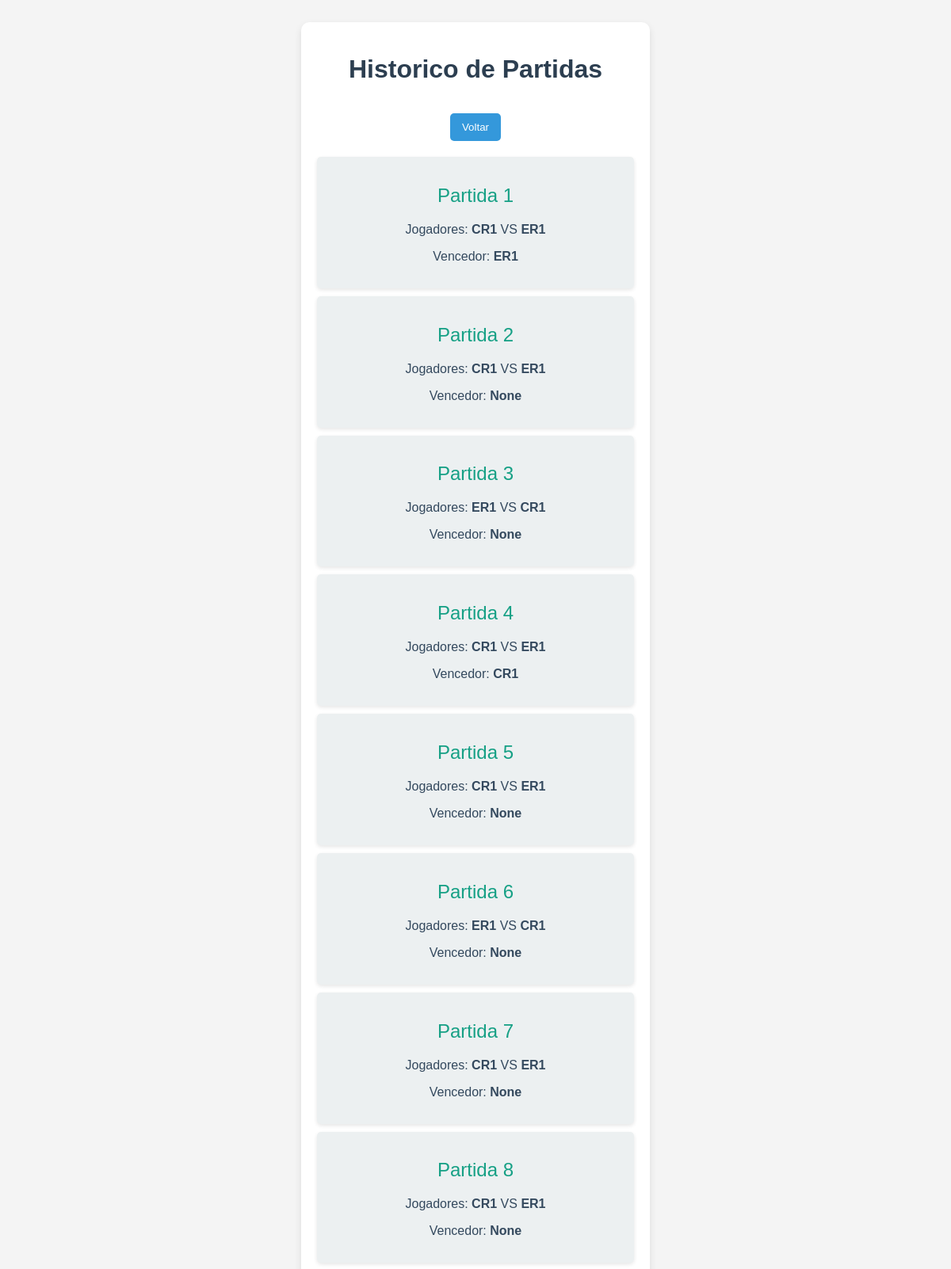
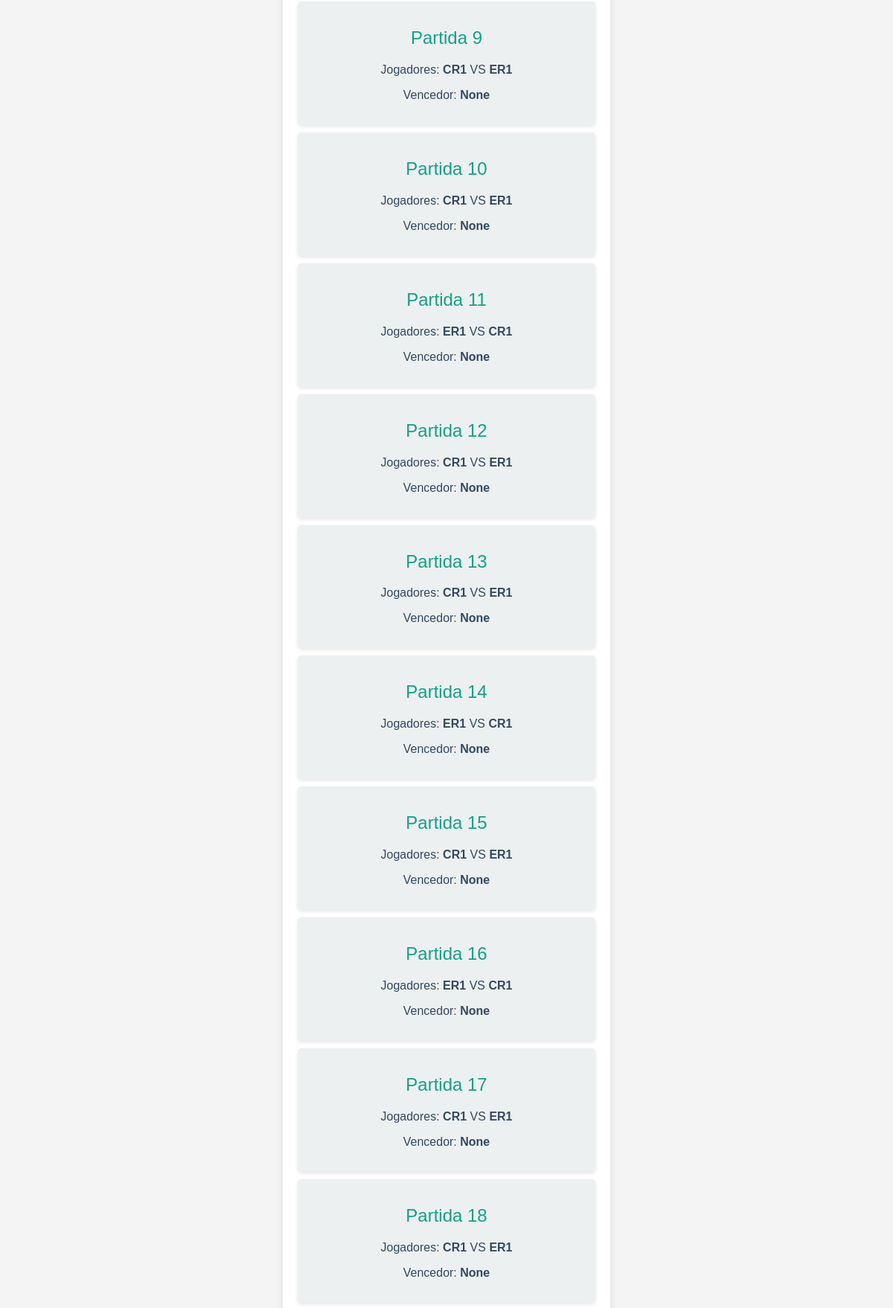
The page /history/ (upper part) on the database its author committed (2 pictures, top to bottom).
### cardgame/models.py (models this page shows)
class Partida(models.Model):
    jogador1 = models.ForeignKey(
        Jogador, on_delete=models.CASCADE, related_name='partidas_como_jogador1'
    )
    jogador2 = models.ForeignKey(
        Jogador, on_delete=models.CASCADE, related_name='partidas_como_jogador2'
    )
    PARTIDA_STATUS= [
        ('em andamento', 'Em andamento'),
        ('finalizada', 'Finalizada')
    ]
    vencedor = models.ForeignKey(
        Jogador, on_delete=models.CASCADE, null=True, blank=True, related_name='partidas_vencidas')
    status = models.CharField(max_length=20, choices=PARTIDA_STATUS, default='em andamento')

class Jogador(AbstractUser):
    vitorias = models.SmallIntegerField(default=0)

### history/views.py (the view)
# urls.py: path("", views.index, name="index"),
def index(request):
    partidas = Partida.objects.all()
    context = {"partidas": partidas}
    return render(request, "history/index.html", context)

### history/templates/history/index.html (shortened to what this page needs)
<div class="container">
    <h1 class="title">Historico de Partidas</h1>
    <button class="back-btn" onclick="window.history.back()">Voltar</button>
    <div class="auth-box">
        {% for partida in partidas %}
            <div class="partida-card">
                <h2 class="auth-title">Partida {{ forloop.counter }}</h2>
                <p class="partida-info">Jogadores: <strong>{{ partida.jogador1 }}</strong> VS <strong>{{ partida.jogador2 }}</strong></p>
                <p class="partida-info">Vencedor: <strong>{{ partida.vencedor }}</strong></p>
            </div>
        {% empty %}
            <p class="error-message">Nenhuma partida disponível</p>
        {% endfor %}
    </div>
</div>

### history/templates/history/index.html (style rules this page uses)
.container { max-width: 400px; margin: auto; background: white; padding: 20px; border-radius: 10px; box-shadow: 0px 4px 10px rgba(0, 0, 0, 0.1); }
.title { color: #2c3e50; font-weight: 600; }
.auth-box { margin-top: 20px; }
.auth-title { color: #16a085; font-weight: 500; }
.partida-card { background: #ecf0f1; padding: 15px; border-radius: 5px; margin-bottom: 10px; box-shadow: 0px 2px 5px rgba(0, 0, 0, 0.1); }
.partida-info { color: #34495e; }
.back-btn { margin-top: 15px; background: #3498db; color: white; border: none; padding: 10px 15px; border-radius: 5px; cursor: pointer; transition: 0.3s; }

### rows shown on the page
Partida: jogador1 "CR1", jogador2 "ER1", vencedor "ER1"
Partida: jogador1 "CR1", jogador2 "ER1", vencedor "None"
Partida: jogador1 "ER1", jogador2 "CR1", vencedor "None"
Partida: jogador1 "CR1", jogador2 "ER1", vencedor "CR1"
Partida: jogador1 "CR1", jogador2 "ER1", vencedor "None"
Partida: jogador1 "ER1", jogador2 "CR1", vencedor "None"
Partida: jogador1 "CR1", jogador2 "ER1", vencedor "None"
Partida: jogador1 "CR1", jogador2 "ER1", vencedor "None"
Partida: jogador1 "CR1", jogador2 "ER1", vencedor "None"
Partida: jogador1 "CR1", jogador2 "ER1", vencedor "None"
Partida: jogador1 "ER1", jogador2 "CR1", vencedor "None"
Partida: jogador1 "CR1", jogador2 "ER1", vencedor "None"
Partida: jogador1 "CR1", jogador2 "ER1", vencedor "None"
Partida: jogador1 "ER1", jogador2 "CR1", vencedor "None"
Partida: jogador1 "CR1", jogador2 "ER1", vencedor "None"
Partida: jogador1 "ER1", jogador2 "CR1", vencedor "None"
Partida: jogador1 "CR1", jogador2 "ER1", vencedor "None"
Partida: jogador1 "CR1", jogador2 "ER1", vencedor "None"
